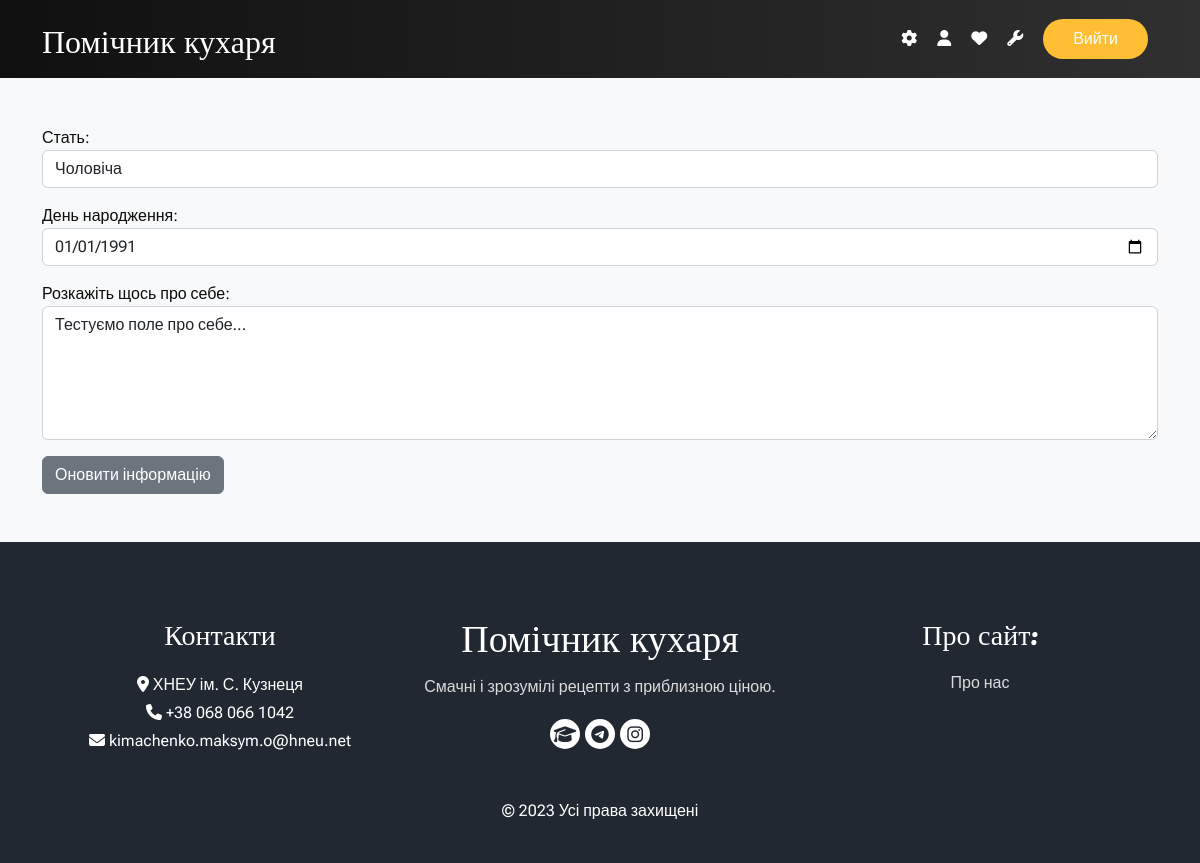
The page /user/1/edit-profile (signed in) on the database its author committed.
### users/models.py (models this page shows, shortened)
class Profile(models.Model):
    user = models.OneToOneField(settings.AUTH_USER_MODEL, verbose_name='Користувач', on_delete=models.CASCADE)
    gender = models.CharField('Стать',
        max_length=2,
        choices=[
        ('n', 'Не скажу'),
        ('m', 'Чоловіча'),
        ('f', 'Жіноча'),
        ],
        default='n',
    )
    birth_date = models.DateField('Дата народження', null=True, blank=True)
    bio = models.TextField('Про Вас', max_length=512, null=True, blank=True)
    class Meta:
        db_table = 'Profiles'
        verbose_name = 'Профіль'
        verbose_name_plural = 'Профілі'

### users/views.py (the view, shortened to what this page needs)
# urls.py: path('user/<int:pk>/edit-profile', views.EditProfileView.as_view(), name='edit_profile'),
class EditProfileView(LoginRequiredMixin, View):
    def get(self, request, pk):
        profile_form = EditProfileForm(instance=request.user.profile)
        return render(request, 'users/edit_profile.html', {'profile_form': profile_form})

### users/forms.py
class EditProfileForm(forms.ModelForm):
    gender_choices=[
        ('n', 'Не скажу'),
        ('m', 'Чоловіча'),
        ('f', 'Жіноча'),
    ]
    gender = forms.ChoiceField(label='Стать', choices=gender_choices, widget=forms.Select(attrs={'class': 'form-control'}))
    birth_date = forms.DateField(label='День народження', widget=forms.DateInput(format=('%Y-%m-%d'), attrs={'type': 'date', 'class': 'form-control'}))
    bio = forms.CharField(label='Розкажіть щось про себе', widget=forms.Textarea(attrs={'class': 'form-control', 'rows': '5'}))
    class Meta:
        model = Profile
        fields = ('gender', 'birth_date', 'bio')

### templates/users/edit_profile.html (shortened to what this page needs)
{% load static %}
<!DOCTYPE html>
<html lang="uk">
<head>
  <link rel="stylesheet" href="https://cdn.jsdelivr.net/npm/bootstrap@5.2.3/dist/css/bootstrap.min.css" />
  <link rel="stylesheet" href="https://cdnjs.cloudflare.com/ajax/libs/font-awesome/6.2.1/css/all.min.css" />
  <link rel="stylesheet" href="{% static 'recipes/css/style.css' %}" />
</head>
<body class="sub_page">
  <div class="hero_area">
    <header class="header_section">
      <div class="container">
        <nav class="navbar navbar-expand-lg custom_nav-container">
          <a class="navbar-brand" href="/">
            <span>
              Помічник кухаря
            </span>
          </a>
          <div class="navbar-collapse">
            <div class="user_option">
              {% if user.is_authenticated %}
                <a href="#" class="user_link">
                  <i class="fa-solid fa-gear" aria-hidden="true"></i>
                </a>
                <a href="{% url 'edit_user_profile' user.id %}" class="user_link">
                  <i class="fa-solid fa-user" aria-hidden="true"></i>
                </a>
                <a href="#" class="user_link">
                  <i class="fa-solid fa-heart" aria-hidden="true"></i>
                </a>
                {% if user.is_superuser %}
                  <a href="/admin" class="user_link">
                    <i class="fa-solid fa-wrench" aria-hidden="true"></i>
                  </a>
                {% endif %}
                <a href="{% url 'signout' %}" class="signin">
                  Вийти
                </a>
                {% else %}
                <a href="/signin" class="signin">
                  Увійти
                </a>
              {% endif %}
            </div>
          </div>
        </nav>
      </div>
    </header>
  </div>
  <div class="album py-5 bg-light">
    <div class="container">
      <div class="form-group">
        <form method="POST" enctype="multipart/form-data">
          {{ profile_form.as_p }}
          <button class="btn btn-secondary">Оновити інформацію</button>
        </form>
      </div>
    </div>
  </div>
  <footer class="footer_section">
    <div class="container">
      <div class="row">
        <div class="col-md-4 footer-col">
          <div class="footer_contact">
            <h4> Контакти </h4>
            <div class="contact_link_box">
              <div>
                <i class="fa-solid fa-location-dot" aria-hidden="true"></i>
                <span> ХНЕУ ім. С. Кузнеця </span>
              </div>
              <div>
                <i class="fa-solid fa-phone" aria-hidden="true"></i>
                <span> +38 068 066 1042 </span>
              </div>
              <div>
                <i class="fa-solid fa-envelope" aria-hidden="true"></i>
                <span> kimachenko.maksym.o@hneu.net </span>
              </div>
            </div>
          </div>
        </div>
        <div class="col-md-4 footer-col">
          <div class="footer_detail">
            <a href="/" class="footer-logo"> Помічник кухаря </a>
            <p> Смачні і зрозумілі рецепти з приблизною ціною. </p>
            <div class="footer_social">
              <a href="https://www.hneu.edu.ua/">
                <i class="fa-solid fa-graduation-cap" aria-hidden="true"></i>
              </a>
              <a href="https://t.me/maxkimachenko">
                <i class="fa-brands fa-telegram" aria-hidden="true"></i>
              </a>
              <a href="https://instagram.com/maxkimachenko">
                <i class="fa-brands fa-instagram" aria-hidden="true"></i>
              </a>
            </div>
          </div>
        </div>
        <div class="col-md-4 footer-col">
          <h4> Про сайт: </h4>
          <a href="#">
            <p> Про нас </p>
          </a>
        </div>
      </div>
      <div class="footer-info">
        <p> &copy; <span id="displayYear"></span> Усі права захищені </p>
      </div>
    </div>
  </footer>
</body>
</html>

### static/recipes/css/style.css (style rules this page uses)
body { font-family: 'Roboto Flex', sans-serif; color: #0c0c0c; background-color: #ffffff; overflow-x: hidden; }
.hero_area { position: relative; min-height: 100vh; display: -webkit-box; display: -ms-flexbox; display: flex; background-image: linear-gradient(to right, #101010 , #303030); -webkit-box-orient: vertical; -webkit-box-direction: normal; -ms-flex-direction: column; flex-direction: column; }
.sub_page .hero_area { min-height: auto; }
.header_section { padding: 10px 0; }
.navbar-brand { font-family: 'Pacifico', cursive; }
.navbar-brand span { font-size: 32px; color: #ffffff; }
.custom_nav-container { padding: 0; }
.user_option { display: -webkit-box; display: -ms-flexbox; display: flex; -webkit-box-align: center; -ms-flex-align: center; align-items: center; }
.user_option a { margin: 0 10px; }
.user_option .user_link { color: #ffffff; }
.user_option .signin { display: inline-block; padding: 8px 30px; background-color: #ffbe33; color: #ffffff; border-radius: 45px; -webkit-transition: all 0.3s; transition: all 0.3s; border: none; }
a, a:hover, a:focus { text-decoration: none; }
.footer_section { background-color: #222831; color: #ffffff; padding: 75px 0 40px 0; text-align: center; }
.footer_section h4 { font-size: 28px; }
.footer_section h4, .footer_section .footer-logo { margin-bottom: 20px; font-family: 'Pacifico', cursive; }
.footer_section p { color: #dbdbdb; }
.footer_section .footer-col { margin-bottom: 15px; }
.footer_section .footer_contact .contact_link_box { display: -webkit-box; display: -ms-flexbox; display: flex; line-height: 1.75; -webkit-box-orient: vertical; -webkit-box-direction: normal; -ms-flex-direction: column; flex-direction: column; }
.footer_section .footer-logo { display: block; font-size: 38px; line-height: 1; color: #ffffff; }
.footer_section .footer_social { display: -webkit-box; display: -ms-flexbox; display: flex; -webkit-box-pack: center; -ms-flex-pack: center; justify-content: center; margin-top: 20px; margin-bottom: 10px; }
.footer_section .footer_social a { display: -webkit-box; display: -ms-flexbox; display: flex; -webkit-box-pack: center; -ms-flex-pack: center; justify-content: center; -webkit-box-align: center; -ms-flex-align: center; align-items: center; color: #222831; width: 30px; height: 30px; border-radius: 100%; background-color: #ffffff; border-radius: 100%; margin: 0 2.5px; font-size: 18px; }
.footer_section .footer-info { text-align: center; margin-top: 25px; }
.footer_section .footer-info p { color: #ffffff; margin: 0; }

### rows shown on the page
Profile: gender "Чоловіча", birth_date "01/01/1991", bio "Тестуємо поле про себе..."
